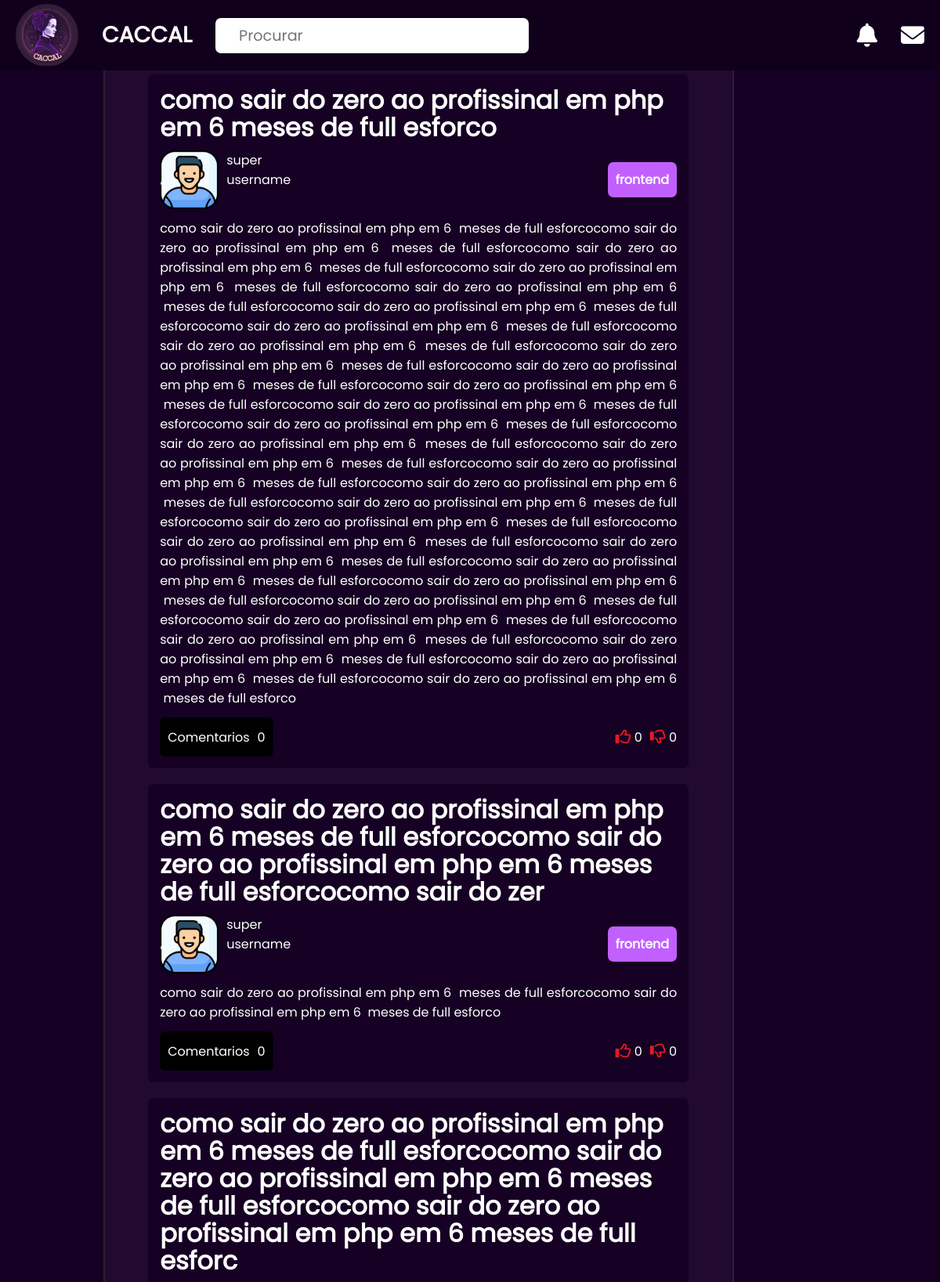
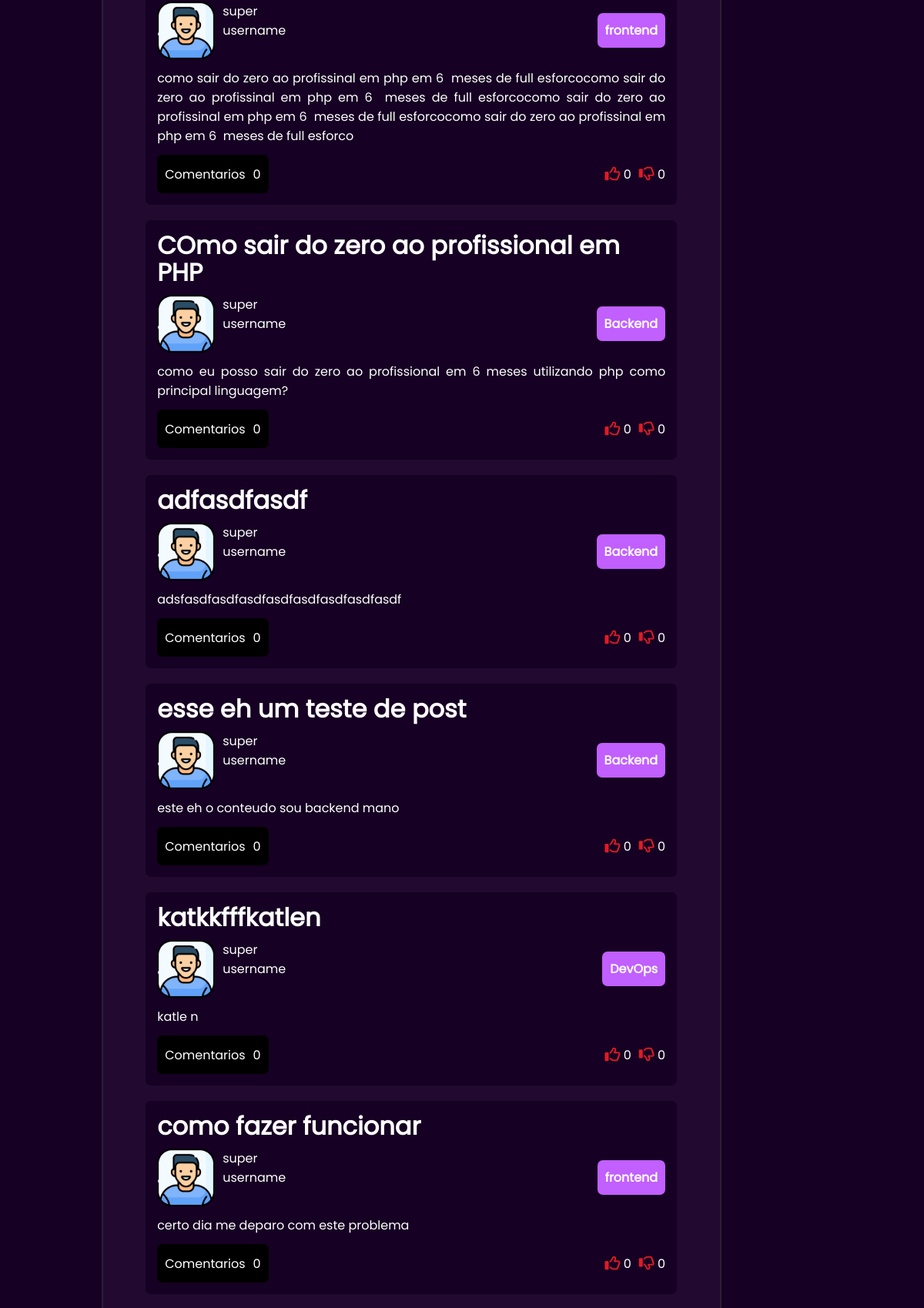
The app's page /home/ (signed in, upper part) with its own data (2 pictures, top to bottom).
### forum/models.py (models this page shows, shortened)
class Post(models.Model):
    title = models.CharField(max_length=255, blank=False, null=False)
    desc = HTMLField(blank=False, null=True)
    user = models.ForeignKey(Profile, on_delete=models.CASCADE)
    date = models.DateField(auto_now_add=True)
    slug = models.SlugField(max_length=255, blank=True,null=False)
    categoria = models.ForeignKey(Category, on_delete=models.CASCADE)
    vote_like = models.IntegerField(default=0)
    vote_Deslike = models.IntegerField(default=0)
    def get_url(self):
        return reverse("post", kwargs={'slug':self.slug})
    class Meta:
        verbose_name_plural = "Posts"

class Profile(models.Model):
    bio = models.CharField(max_length=100, blank=True, null=False)
    user = models.OneToOneField(User, on_delete=models.CASCADE)
    slug = models.SlugField(max_length=255, blank=True,null=False)
    pic_profile = ResizedImageField(size=[200,200], quality=100, upload_to="profile-img/")
    def get_url(self):
        return reverse("profile", kwargs={'slug':self.slug})
    class Meta:
        verbose_name_plural = "Perfils"

class Category(models.Model):
    name = models.CharField(max_length=100, blank=False, null=False)
    class Meta:
        verbose_name_plural = 'Categorias'

### forum/views.py (the view)
# urls.py: 2. Add a URL to urlpatterns:  path('', views.home, name='home')
def home(request):
    if request.user.is_authenticated:
        user = request.user
        profile = Profile.objects.get(user=user)
        post = Post.objects.all().order_by('-id')
        context = {
            'post':post,
            'user':user,
            'profile':profile,
        }
        return render(request, 'pages/home.html', context)
    else:
        return redirect('login_form')

### forum/templates/pages/home.html
{% extends 'base.html' %}
{% load static %}
{% block content %}
    <div class="content-div">
        <div class="post-content">
            {% for posts in post %}
            <div class="post-board">
                <div class="post-title">
                    <h1>
                        <a href="{{posts.get_url}}">
                            {{posts.title}}
                        </a>
                    </h1>
                </div>
                <div class="post-profile">
                    <div class="p-profile-left">
                        <img src="{{posts.user.pic_profile.url}}">
                        <div class="p-profile-id">
                            <a href="{{posts.user.get_url}}">
                                <div>{{posts.user.user.username}}</div>
                            </a>
                            <div>username</div>
                        </div>
                    </div>
                    <div class="p-profile-right">
                        <button>
                            {{posts.categoria.name}}
                        </button>
                    </div>
                </div>
                <div class="post-desc">
                    {{posts.desc|safe}}
                </div>
                <div class="post-footer">
                    <a href="{{posts.get_url}}">
                        <div class="post-comments">
                            <span>
                                Comentarios
                            </span>
                            <span>0</span>
                        </div>
                    </a>
                    <div class="post-wave">
                        <div class="post-like">
                            <i class="fa-regular fa-thumbs-up fa-lg" style="color: #e01b24;"></i>
                            <span>{{posts.vote_like}}</span>
                        </div>
                        <div class="post-deslike">
                            <i class="fa-regular fa-thumbs-down fa-lg" style="color: #e01b24;"></i>
                            <span>{{posts.vote_Deslike}}</span>
                        </div>
                    </div>
                </div>
            </div>
            {% endfor %}
        </div>
    </div>
{% endblock %}

### forum/static/styles/base.css (style rules this page uses)
:root { --color-primary: #160023; --color-content: #210930; --color-stroke: #2C1F35; --color-head: #11001C; }
* { margin: 0; padding: 0; box-sizing: border-box; color: white; }
a { text-decoration: none; color: inherit; }

### forum/static/styles/home.css (style rules this page uses)
:root { --color-button: #C15FFF; --color-board: #160023; }
.content-div { max-width: 700px; width: 100%; height: 100%; display: flex; flex-direction: column; gap: 20px; color: white; font-family: 'Poppins'; }
.post-content { width: 100%; height: 100%; display: flex; flex-direction: column; gap:20px; padding: 0 5px; }
.post-board { width: 100%; background-color: var(--color-board); border-radius: 7px; padding: 15px; display: flex; flex-direction: column; row-gap: 12px; }
.post-title { font-size: 1rem; font-weight: 800; line-height: 35px; }
.post-profile { display: flex; justify-content: space-between; align-items: center; }
.p-profile-left { display: flex; gap: 10px; }
.p-profile-left img { width: 75px; height: 75px; border-radius: 10px; }
.p-profile-right button { color: white; background-color: var(--color-button); border: none; font-size: 1rem; font-family: 'Poppins'; padding: 10px; font-weight: 800; border-radius: 7px; }
.post-desc { font-size: 1rem; text-align: justify; }
.post-footer { display: flex; justify-content: space-between; align-items: center; }
.post-comments { padding:10px; height: 50px; display: flex; align-items: center; gap: 10px; background-color: black; border-radius:7px; }
.post-wave { display: flex; gap: 10px; }

### records on screen
Post: title "como sair do zero ao profissinal em php em 6 meses de full esforco", user.pic_profile (placeholder picture), user.user.username "super", categoria.name "frontend", desc "como sair do zero ao profissinal em php em 6 meses de full esforcocomo sair do zero ao profissinal em php em 6 meses de full esforcocomo sair do zero ao profissinal em php em 6 meses de full esforcocomo sair do zero ao profissinal em php em 6 meses de full esforcocomo sair do zero ao profissinal em php em 6 meses de full esforcocomo sair do zero ao profissinal em php em 6 meses de full esforcocomo sair do zero ao profissinal em php em 6 meses de full esforcocomo sair do zero ao profissinal em php em 6 meses de full esforcocomo sair do zero ao profissinal em php em 6 meses de full esforcocomo sair do zero ao profissinal em php em 6 meses de full esforcocomo sair do zero ao profissinal em php…", vote_like "0", vote_Deslike "0"
Post: title "como sair do zero ao profissinal em php em 6 meses de full esforcocomo sair do zero ao profissinal em php em 6 meses de full esforcocomo sair do zer", user.pic_profile (placeholder picture), user.user.username "super", categoria.name "frontend", desc "como sair do zero ao profissinal em php em 6 meses de full esforcocomo sair do zero ao profissinal em php em 6 meses de full esforco", vote_like "0", vote_Deslike "0"
Post: title "como sair do zero ao profissinal em php em 6 meses de full esforcocomo sair do zero ao profissinal em php em 6 meses de full esforcocomo sair do zero ao profissinal em php em 6 meses de full esforc", user.pic_profile (placeholder picture), user.user.username "super", categoria.name "frontend", desc "como sair do zero ao profissinal em php em 6 meses de full esforcocomo sair do zero ao profissinal em php em 6 meses de full esforcocomo sair do zero ao profissinal em php em 6 meses de full esforcocomo sair do zero ao profissinal em php em 6 meses de full esforco", vote_like "0", vote_Deslike "0"
Post: title "COmo sair do zero ao profissional em PHP", user.pic_profile (placeholder picture), user.user.username "super", categoria.name "Backend", desc "como eu posso sair do zero ao profissional em 6 meses utilizando php como principal linguagem?", vote_like "0", vote_Deslike "0"
Post: title "adfasdfasdf", user.pic_profile (placeholder picture), user.user.username "super", categoria.name "Backend", desc "adsfasdfasdfasdfasdfasdfasdfasdfasdf", vote_like "0", vote_Deslike "0"
Post: title "esse eh um teste de post", user.pic_profile (placeholder picture), user.user.username "super", categoria.name "Backend", desc "este eh o conteudo sou backend mano", vote_like "0", vote_Deslike "0"
Post: title "katkkfffkatlen", user.pic_profile (placeholder picture), user.user.username "super", categoria.name "DevOps", desc "katle n", vote_like "0", vote_Deslike "0"
Post: title "como fazer funcionar", user.pic_profile (placeholder picture), user.user.username "super", categoria.name "frontend", desc "certo dia me deparo com este problema", vote_like "0", vote_Deslike "0"
